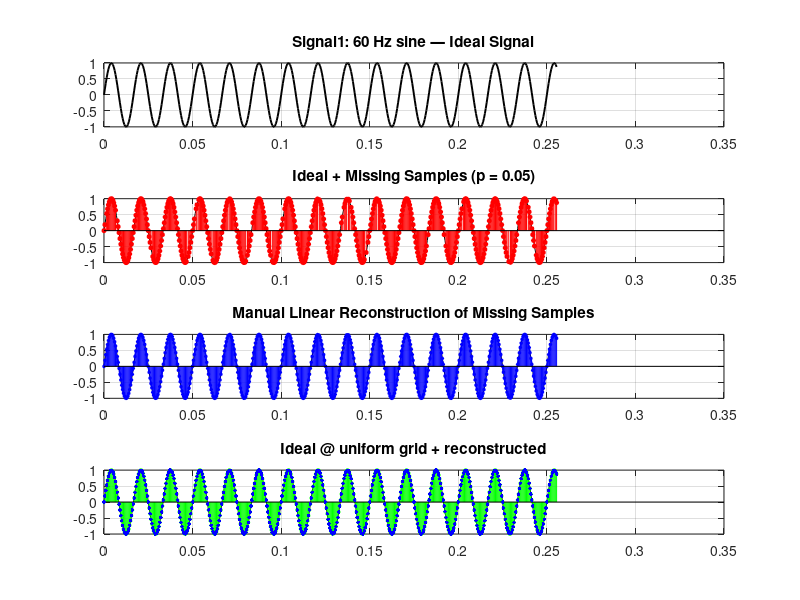

MATLAB code for this plot: (Note: this script raises an error after producing the figure.)
clear; clc; close all;

%% ---------- PARAMETERS ----------
Fs    = 2000;       
Ts    = 1/Fs;       
N     = 512;        
n     = 0:N-1;      
t_uniform = n * Ts; 
p_list = 0.01:0.01:0.10; 
p_plot = 0.05;           
trials = 20;             

%% ---------- SIGNAL DEFINITIONS ----------
f1 = 60;   sig1 = @(t) sin(2*pi*f1*t); 
f2 = 120;  sig2 = @(t) cos(2*pi*f2*t + pi/6);  
f3 = 300;  sig3 = @(t) 0.8*sin(2*pi*f3*t);     

signals = {sig1, sig2, sig3};
names   = {'Signal1: 60 Hz sine',...
           'Signal2: 120 Hz cosine',...
           'Signal3: 300 Hz sine'};

numS = numel(signals);
numP = numel(p_list);
RMSE_lin = zeros(numS, numP);

%% ---------- MAIN LOOP ----------
for s = 1:numS
    x_func = signals{s};
    x_true = x_func(t_uniform);
    fprintf("\n=== Processing %s ===\n", names{s});
    
    for ip = 1:numP
        p = p_list(ip);
        rmse_trials = zeros(1,trials);
        
        for tr = 1:trials
            rng(s * 1000 + ip * 100 + tr); 
            avail = rand(1,N) > p;         
            if all(~avail), avail(randi(N)) = true; end 
            
            t_avail = t_uniform(avail); 
            x_avail = x_true(avail);    
            
            % --- LINEAR INTERPOLATION ---
            x_est = zeros(1, N); 
            
            if numel(t_avail) <= 1 
                x_est = x_avail(1) * ones(1,N); 
            else
                t_known = t_avail;
                x_known = x_avail;
                
                for i = 1:N
                    t_interp = t_uniform(i);
                    j = find(t_known <= t_interp, 1, 'last');
                    
                    if isempty(j) || j == numel(t_known)
                        if t_interp < t_known(1)
                            x_est(i) = x_known(1);
                        else
                            x_est(i) = x_known(end);
                        end
                    else
                        t0 = t_known(j);  x0 = x_known(j);
                        t1 = t_known(j+1); x1 = x_known(j+1);
                        if t1 == t0 
                            x_est(i) = x0;
                        else
                            x_est(i) = x0 + (t_interp - t0) * (x1 - x0) / (t1 - t0);
                        end
                    end
                end
            end
            
            rmse_trials(tr) = sqrt(mean((x_est - x_true).^2));
        end
        
        RMSE_lin(s, ip) = mean(rmse_trials); 
        fprintf("p = %.2f  RMSE = %.6e\n", p, RMSE_lin(s,ip));
        
        %% ---------- 4-SUBPLOT FIGURE FOR SELECTED p ----------
        if abs(p - p_plot) < 1e-6
            fig = figure;
            
            subplot(4,1,1);
            plot(t_uniform, x_true, 'k', 'LineWidth', 1.4);
            grid on;
            title(sprintf('%s — Ideal Signal', names{s}), 'Interpreter','none');
            
            subplot(4,1,2);
            plot(t_uniform, x_true, 'k'); hold on;
            stem(t_uniform(avail), x_true(avail), 'r', 'filled', 'MarkerSize',3);
            grid on;
            title(sprintf('Ideal + Missing Samples (p = %.2f)', p));
            
            subplot(4,1,3);
            plot(t_uniform, x_true, 'k'); hold on;
            plot(t_uniform, x_est, 'b--','LineWidth',1.2);
            stem(t_uniform, x_est, 'b', 'filled', 'MarkerSize',2);
            grid on;
            title('Manual Linear Reconstruction of Missing Samples');
            
            subplot(4,1,4);
            plot(t_uniform, x_true, 'k'); hold on;
            stem(t_uniform, x_true, 'g', 'filled', 'MarkerSize',2);
            plot(t_uniform, x_est, 'b.', 'MarkerSize',8);
            grid on;
            title('Ideal @ uniform grid + reconstructed');
            
            sgtitle(sprintf('%s — Scenario (b) Manual Linear Interp (p = %.2f)', ...
                    names{s}, p_plot), 'FontWeight','bold');
        end
    end
end

%% ---------- RMSE SUMMARY PLOT ----------
figure;
plot(p_list, RMSE_lin(1,:), '-o','LineWidth',1.6); hold on;
plot(p_list, RMSE_lin(2,:), '-s','LineWidth',1.6);
plot(p_list, RMSE_lin(3,:), '-^','LineWidth',1.6);
grid on;
xlabel('Missing probability p');
ylabel('RMSE (Average of 20 trials)');
title('Scenario (b): RMSE vs p (Manual Linear Interpolation)');
legend(names, 'Location','northwest', 'Interpreter','none');

fprintf('\n=== Scenario (b) with Manual Linear Interpolation COMPLETE ===\n');
